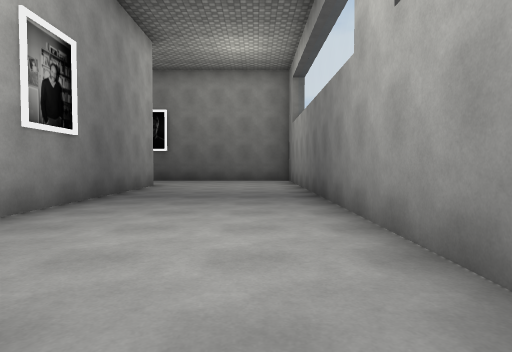
view 1 (above)

16 first-person views from a walk through a Unity game level. The camera is 1.2 m above the floor, tilts 2° down and sees 75° across. The floor is counted in squares, 2 m on a side. Each view is taken from the middle of a square. On the plan, view 1 faces up. The plan holds only what a view shows up to about 10 squares ahead; the rest is blank. The player character is not drawn. Some surface patterns are stand-ins.

view 2
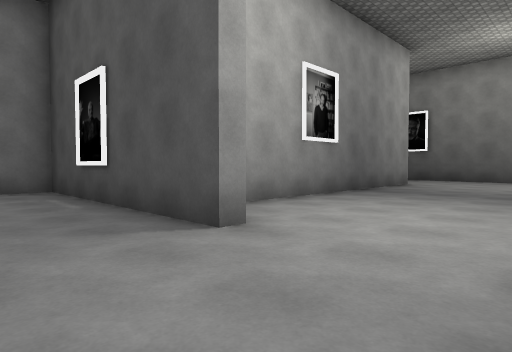

view 3
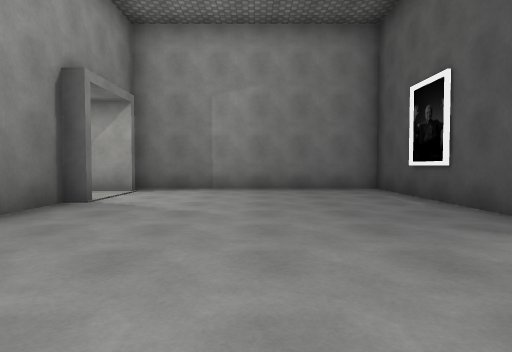

view 4
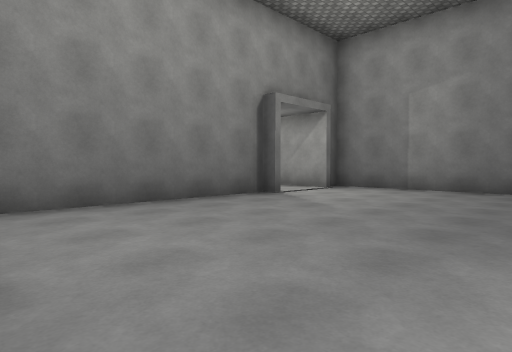

view 5
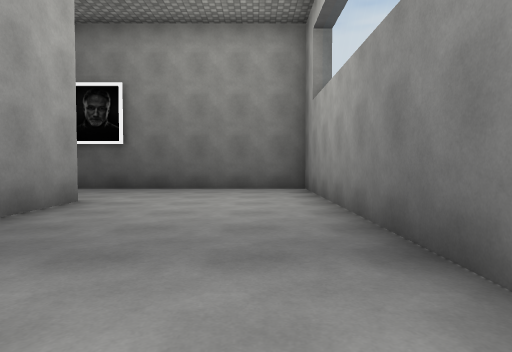

view 6
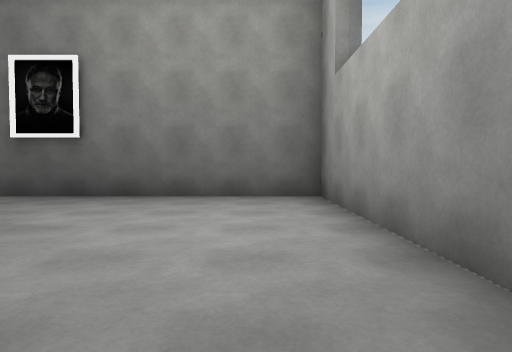

view 7
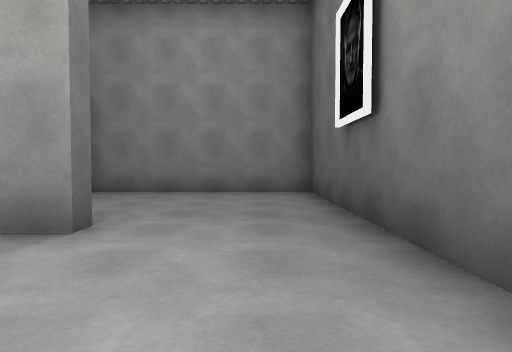

view 8
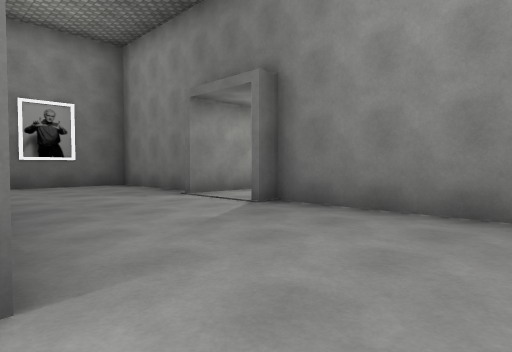

view 9
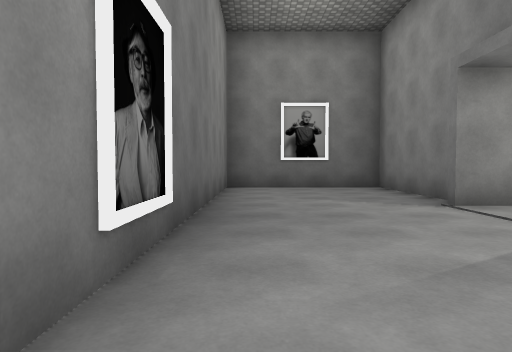

view 10
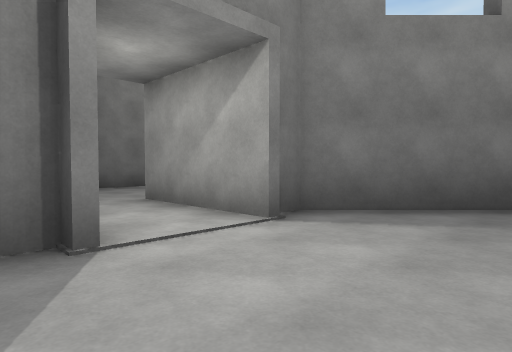

view 11
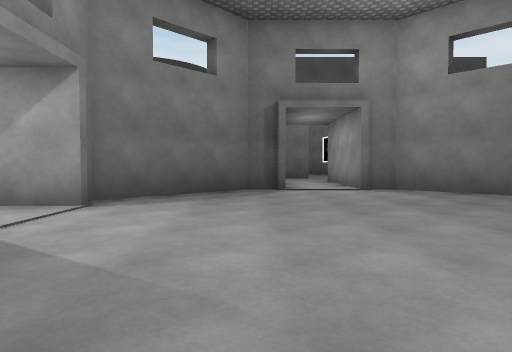

view 12
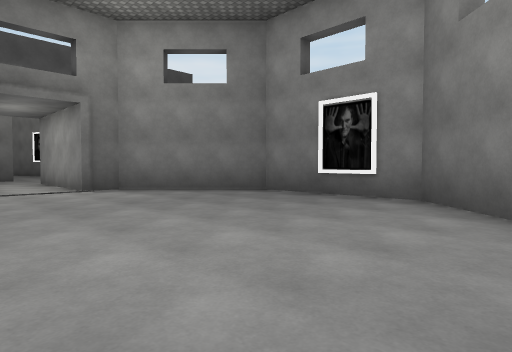

view 13
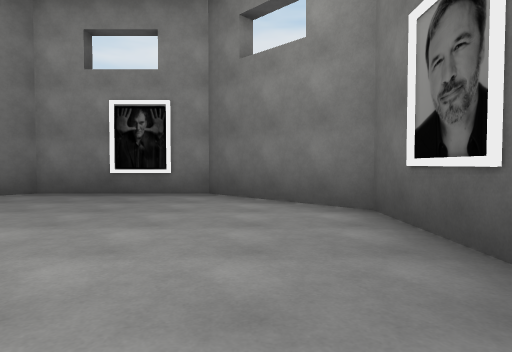

view 14
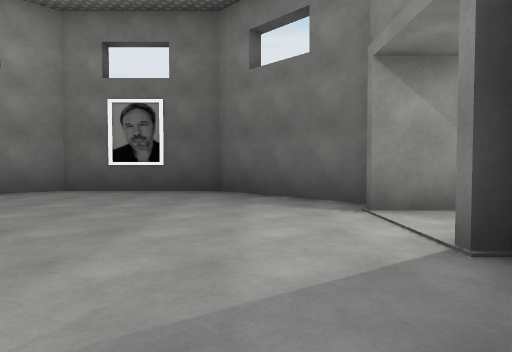

view 15
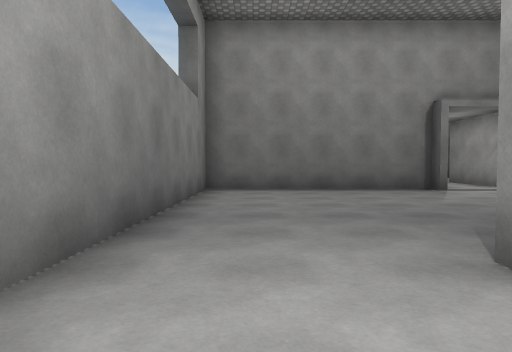

view 16
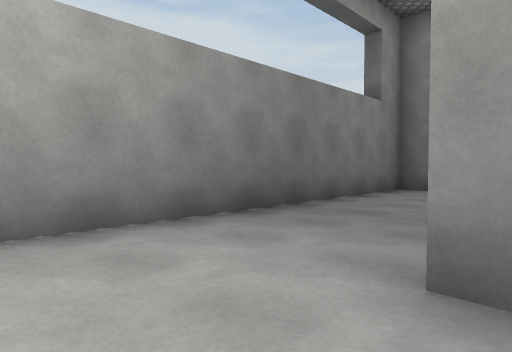

### Floor plan
Points are (right, up) in squares from view 1. A wall is a line through its corners. A room is listed if a view was taken in it or the views show most of it. See-through windows are left out.
Room 1 (views 1, 2, 3, 4, 5, 6, 7, 8, 9, 15, 16)
walls: (-1.9, 1.3) (-1.5, 1.3) (-1.5, 1) (-7.2, 1) (-7.2, -5); (-7.2, 4.6) (-7.2, 1.3) (-3.2, 1.3) (-3.2, 9.1); (-2.9, 9.5) (-2.9, 2.6); (-4.2, -5) (1.2, -5) (1.2, 12.2) (-7.2, 12.2) (-7.2, 7.3) (-6.8, 7.3)
ways out: opening at (-7, 6) to room 2; opening at (-5.5, -5)
Room 2 (views 10, 11, 12, 13, 14)
walls: (-9.6, 5.4) (-6.8, 5.4); (-9.3, 7.2) (-9.3, 7.8); (-12.6, 2) (-11.8, 2) (-9.3, 4.5) (-9.3, 5); (-9.3, 8) (-11.8, 10.5) (-15.3, 10.5) (-17.8, 8) (-17.8, 4.5) (-15.3, 2) (-14.4, 2); (-8.5, 7.1) (-9.6, 7.1)
ways out: opening at (-7, 6) to room 1; opening at (-13.5, 2)

Positions as (right, up) in squares from view 1, and headings:
1: (0, 0), facing up
2: (1, -1), facing up-left
3: (1, -2), facing left
4: (1, 0), facing down-left
5: (0, 4), facing up
6: (0, 6), facing up
7: (0, 11), facing left
8: (-3, 11), facing down-left
9: (-4, 10), facing down
10: (-12, 8), facing down-right
11: (-12, 10), facing down
12: (-12, 10), facing down-left
13: (-11, 9), facing left
14: (-11, 3), facing up
15: (0, 3), facing down
16: (-2, 3), facing down-right
